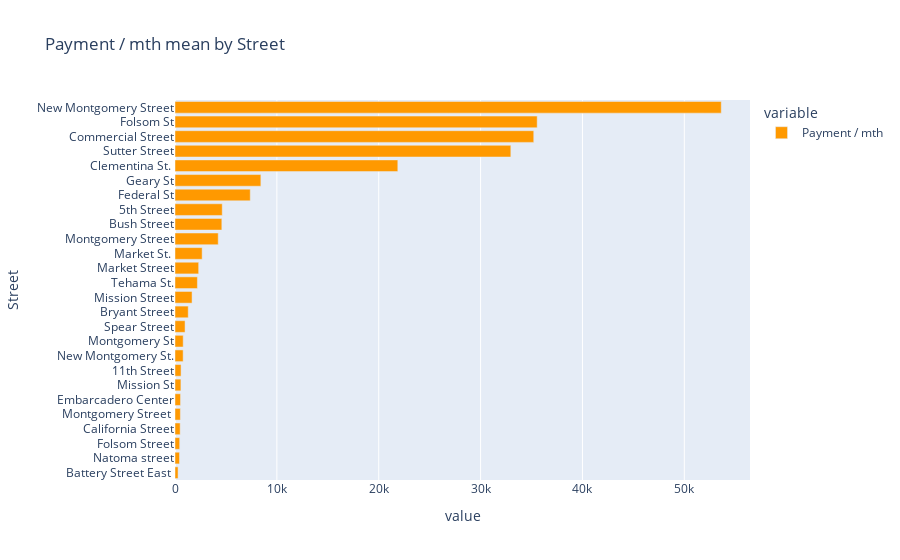

Source (notebook cell):
### Code cell
#fig = filter1.iplot(kind='barh', xTitle='Street', title='Payment / mth mean by Street')
fig = px.bar(filter1, orientation='h', color_discrete_sequence=['#FF9900'], title='Payment / mth mean by Street')
fig.write_html('data/plots/payment_by_street.html')
fig.write_image('data/plots/payment_by_street.png')
fig.show()

### Figure 1 — Plotly figure (JSON) as saved in the notebook; plotly's stock layout.template omitted (floating-point values rounded to 4 significant figures)
{"data": [{"alignmentgroup": "True", "hovertemplate": "variable=Payment / mth<br>value=%{x}<br>Street=%{y}<extra></extra>", "legendgroup": "Payment / mth", "marker": {"color": "#FF9900"}, "name": "Payment / mth", "offsetgroup": "Payment / mth", "orientation": "h", "showlegend": true, "textposition": "auto", "type": "bar", "x": [300, 443, 460, 507, 528, 544, 580, 595, 800, 805, 987, 1300, 1675, 2200, 2324.0, 2665, 4244.0, 4598, 4638, 7389, 8430, 21875, 32970, 35220, 35558, 53628], "xaxis": "x", "y": ["Battery Street East ", "Natoma street", "Folsom Street", "California Street", "Montgomery Street ", "Embarcadero Center", "Mission St", "11th Street", "New Montgomery St.", "Montgomery St", "Spear Street", "Bryant Street", "Mission Street", "Tehama St.", "Market Street", "Market St. ", "Montgomery Street", "Bush Street", "5th Street", "Federal St", "Geary St", "Clementina St. ", "Sutter Street", "Commercial Street", "Folsom St", "New Montgomery Street"], "yaxis": "y"}], "layout": {"barmode": "relative", "legend": {"title": {"text": "variable"}, "tracegroupgap": 0}, "title": {"text": "Payment / mth mean by Street"}, "xaxis": {"anchor": "y", "domain": [0, 1], "title": {"text": "value"}}, "yaxis": {"anchor": "x", "domain": [0, 1], "title": {"text": "Street"}}}}
